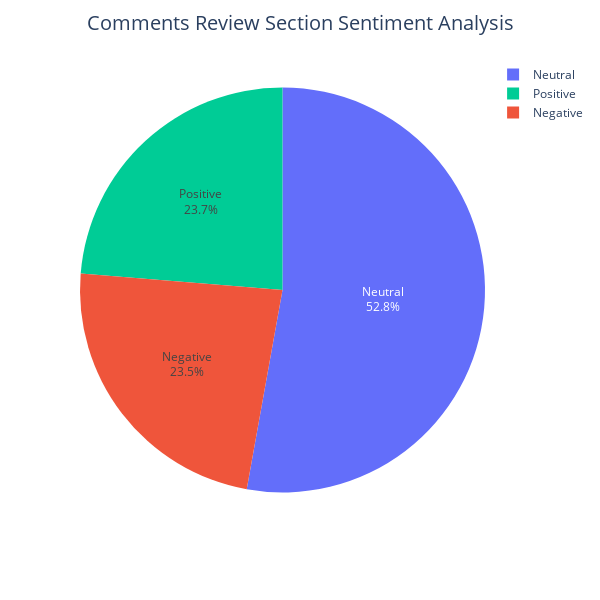

The notebook cell this image was saved under:
### Code cell
import plotly.express as px
import pandas as pd

# Ensure df_druglib exists before running the code
if 'sentiment_label' not in df_druglib.columns or 'sentiment_score' not in df_druglib.columns:
    raise ValueError("Error: df_druglib must have 'sentiment_label' and 'sentiment_score' columns!")

# Aggregate sentiment data
df_sentiment = df_druglib.groupby('sentiment_label').agg(
    count=('sentiment_score', 'count'),
    avg_value=('sentiment_score', 'mean')
)

# Rename columns for better readability
df_sentiment.rename(columns={'count': 'Total Reviews', 'avg_value': 'Avg. Sentiment Score'}, inplace=True)
df_sentiment.index.names = ['Sentiment Label']

# Debugging step: Check if df_sentiment is not empty
if df_sentiment.empty:
    raise ValueError("Error: df_sentiment is empty. Check df_druglib for missing data!")

# Define colors for each sentiment label
colors = {
    'Positive': '#00CC96',
    'Neutral': '#636EFA',
    'Negative': '#EF553B'
}

# Create a pie chart using Plotly Express
fig = px.pie(
    df_sentiment.reset_index(),  # Reset index to ensure 'Sentiment Label' is a column
    names='Sentiment Label',
    values='Total Reviews',
    color='Sentiment Label',
    width=600,
    height=600,
    color_discrete_map=colors
)

# Improve pie chart appearance
fig.update_traces(
    hoverinfo='label+value',
    textinfo='label+percent'
)

# Set layout properties
fig.update_layout(
    title_text='Comments Review Section Sentiment Analysis',
    title_x=0.5,
    title_font_size=20
)

# Show the figure
fig.show()

### Figure 1 — Plotly figure (JSON) as saved in the notebook; plotly's stock layout.template omitted (floating-point values rounded to 4 significant figures)
{"data": [{"customdata": [["Negative"], ["Neutral"], ["Positive"]], "domain": {"x": [0, 1], "y": [0, 1]}, "hoverinfo": "label+value", "hovertemplate": "Sentiment Label=%{customdata[0]}<br>Total Reviews=%{value}<extra></extra>", "labels": ["Negative", "Neutral", "Positive"], "legendgroup": "", "marker": {"colors": ["#EF553B", "#636EFA", "#00CC96"]}, "name": "", "showlegend": true, "textinfo": "label+percent", "type": "pie", "values": [942, 2120, 951]}], "layout": {"height": 600, "legend": {"tracegroupgap": 0}, "margin": {"t": 60}, "title": {"font": {"size": 20}, "text": "Comments Review Section Sentiment Analysis", "x": 0.5}, "width": 600}}
